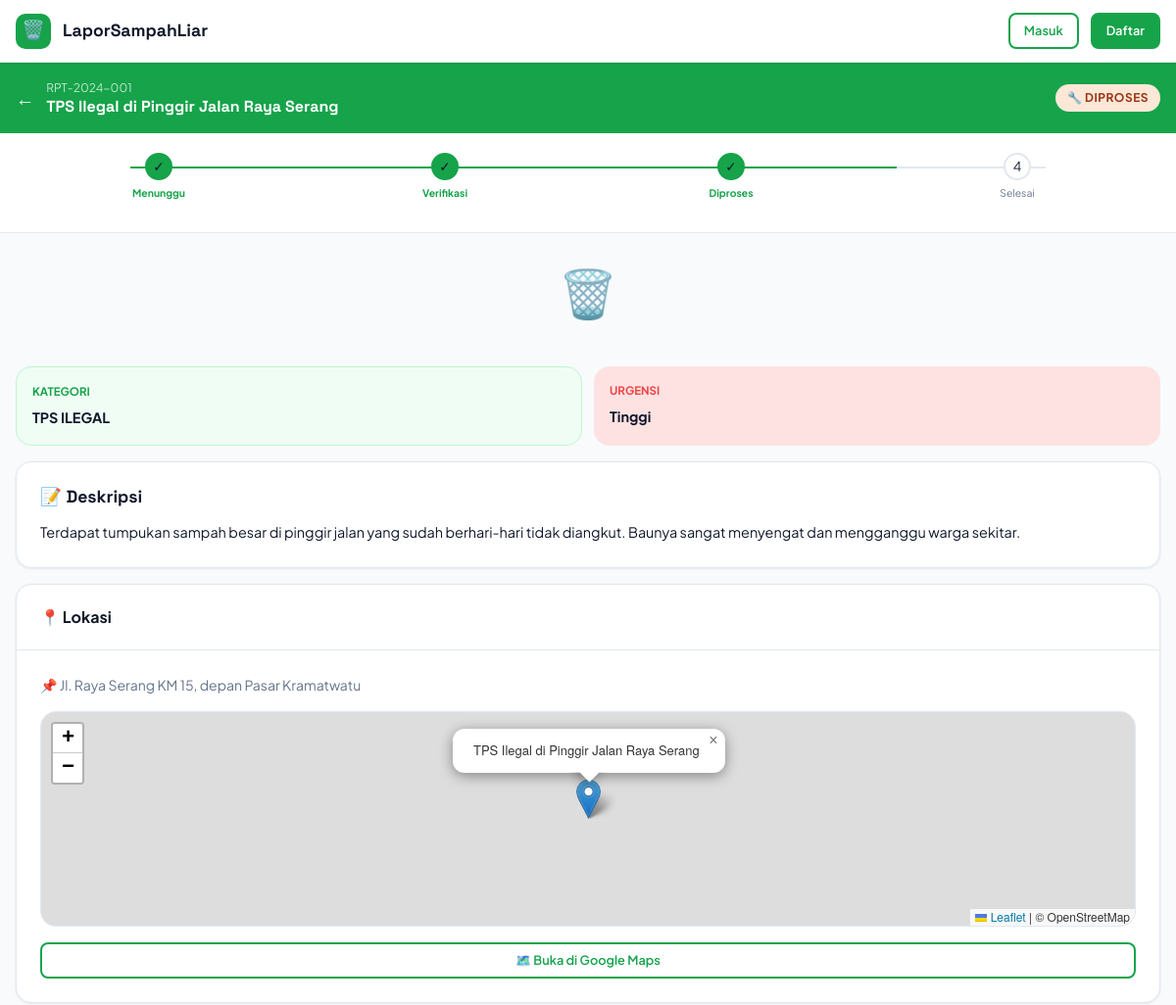
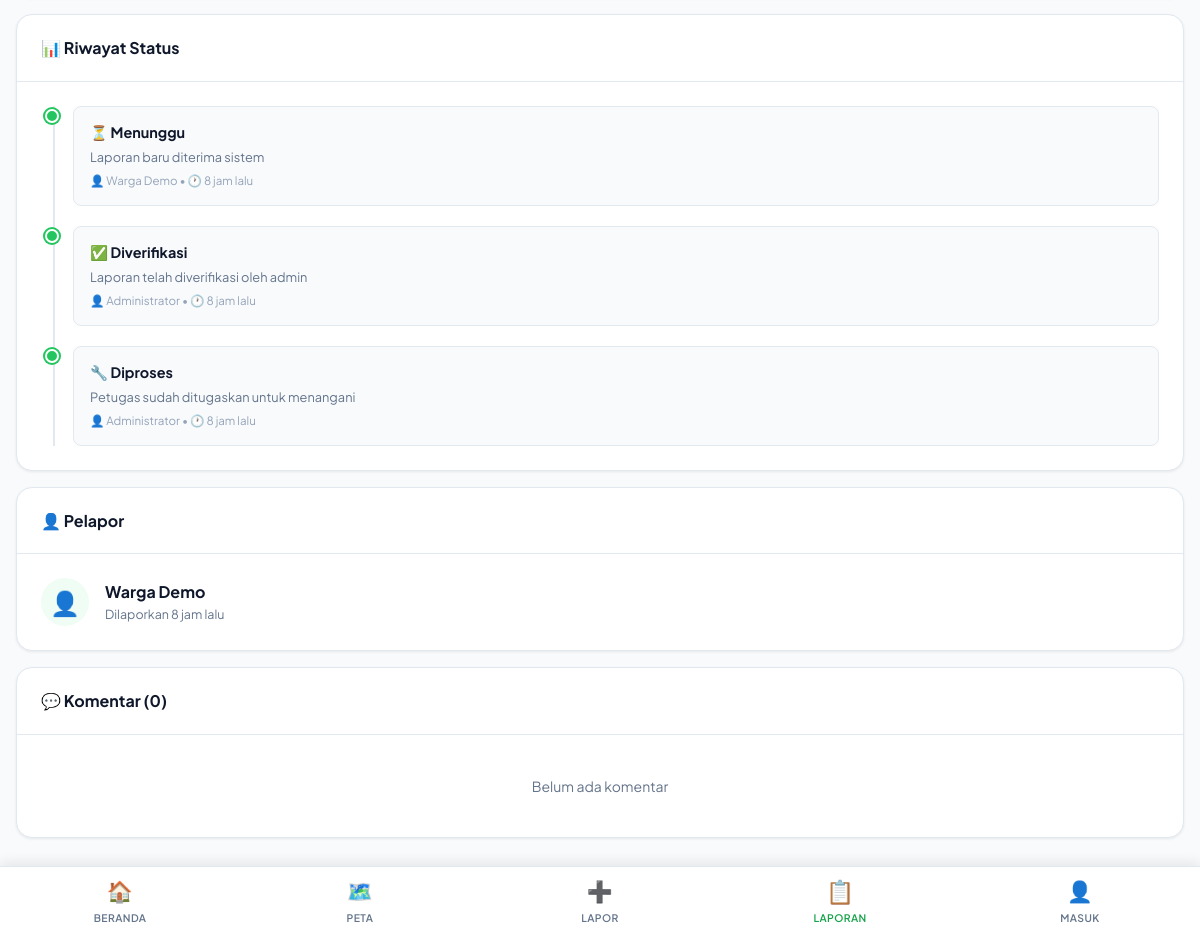
The page /pages/detail-laporan.php?id=1 on the database its author committed (2 pictures, top to bottom).
### tables this page shows
CREATE TABLE laporan (
    id INT AUTO_INCREMENT PRIMARY KEY,
    kode_laporan VARCHAR(20) UNIQUE NOT NULL,
    user_id INT NOT NULL,
    judul VARCHAR(200) NOT NULL,
    deskripsi TEXT NOT NULL,
    kategori ENUM('TPS_ILEGAL','SAMPAH_JALAN','SUNGAI','LAHAN_KOSONG','FASILITAS_UMUM','LAINNYA') NOT NULL,
    tingkat_urgensi ENUM('rendah','sedang','tinggi','darurat') DEFAULT 'sedang',
     
    alamat_lengkap TEXT NOT NULL,
    kelurahan VARCHAR(100),
    kecamatan VARCHAR(100),
    kota VARCHAR(100),
    provinsi VARCHAR(100),
    latitude DECIMAL(10,8) NOT NULL,
    longitude DECIMAL(11,8) NOT NULL,
     
    status ENUM('menunggu','diverifikasi','diproses','selesai','ditolak') DEFAULT 'menunggu',
     
    jumlah_like INT DEFAULT 0,
    jumlah_komentar INT DEFAULT 0,
    is_anonim TINYINT(1) DEFAULT 0,
    created_at TIMESTAMP DEFAULT CURRENT_TIMESTAMP,
    updated_at TIMESTAMP DEFAULT CURRENT_TIMESTAMP ON UPDATE CURRENT_TIMESTAMP,
    FOREIGN KEY (user_id) REFERENCES users(id) ON DELETE CASCADE
);

CREATE TABLE tracking_laporan (
    id INT AUTO_INCREMENT PRIMARY KEY,
    laporan_id INT NOT NULL,
    status_baru ENUM('menunggu','diverifikasi','diproses','selesai','ditolak') NOT NULL,
    status_lama ENUM('menunggu','diverifikasi','diproses','selesai','ditolak'),
    keterangan TEXT,
    foto_bukti VARCHAR(255),
    diubah_oleh INT,
    created_at TIMESTAMP DEFAULT CURRENT_TIMESTAMP,
    FOREIGN KEY (laporan_id) REFERENCES laporan(id) ON DELETE CASCADE,
    FOREIGN KEY (diubah_oleh) REFERENCES users(id) ON DELETE SET NULL
);

CREATE TABLE users (
    id INT AUTO_INCREMENT PRIMARY KEY,
    nama_lengkap VARCHAR(100) NOT NULL,
    email VARCHAR(100) UNIQUE NOT NULL,
    no_hp VARCHAR(20) NOT NULL,
    password VARCHAR(255) NOT NULL,
    nik VARCHAR(20) UNIQUE,
    alamat TEXT,
    foto_profil VARCHAR(255) DEFAULT 'default.png',
    role ENUM('warga','admin','petugas') DEFAULT 'warga',
    status ENUM('aktif','nonaktif','pending') DEFAULT 'aktif',
    token_reset VARCHAR(255) NULL,
    token_verifikasi VARCHAR(255) NULL,
    email_verified TINYINT(1) DEFAULT 0,
    created_at TIMESTAMP DEFAULT CURRENT_TIMESTAMP,
    updated_at TIMESTAMP DEFAULT CURRENT_TIMESTAMP ON UPDATE CURRENT_TIMESTAMP
);

### includes/config.php (called while the page is built, shortened)
<?php
function isLoggedIn(): bool {
    return isset($_SESSION['user_id']) && !empty($_SESSION['user_id']);
}
function getStatusBadge(string $status): array {
    $map = [
        'menunggu'    => ['label' => 'Menunggu',    'class' => 'badge-waiting',  'icon' => '⏳'],
        'diverifikasi'=> ['label' => 'Diverifikasi', 'class' => 'badge-verified', 'icon' => '✅'],
        'diproses'    => ['label' => 'Diproses',    'class' => 'badge-process',  'icon' => '🔧'],
        'selesai'     => ['label' => 'Selesai',     'class' => 'badge-done',     'icon' => '🎉'],
        'ditolak'     => ['label' => 'Ditolak',     'class' => 'badge-rejected', 'icon' => '❌'],
    ];
    return $map[$status] ?? ['label' => $status, 'class' => 'badge-default', 'icon' => '•'];
}
function getUrgensiColor(string $urgensi): string {
    return match($urgensi) {
        'rendah'  => '#22c55e',
        'sedang'  => '#f59e0b',
        'tinggi'  => '#ef4444',
        'darurat' => '#7c3aed',
        default   => '#6b7280'
    };
}
function timeAgo(string $datetime): string {
    $now  = new DateTime();
    $past = new DateTime($datetime);
    $diff = $now->diff($past);
    if ($diff->h > 0) return $diff->h . ' jam lalu';
    return 'Baru saja';
}

### pages/detail-laporan.php (the view, shortened to what this page needs)
<?php
require_once __DIR__ . '/../includes/config.php';
$id = (int)($_GET['id'] ?? 0);
$db = getDB();
$stmt = $db->prepare("
  SELECT l.*, u.nama_lengkap, u.foto_profil, u.no_hp
  FROM laporan l JOIN users u ON l.user_id=u.id WHERE l.id=?
");
$stmt->execute([$id]);
$l = $stmt->fetch();
$fotoStmt = $db->prepare("SELECT * FROM foto_laporan WHERE laporan_id=? ORDER BY is_thumbnail DESC");
$fotoStmt->execute([$id]);
$fotos = $fotoStmt->fetchAll();
$trackStmt = $db->prepare("
  SELECT t.*, u.nama_lengkap as petugas_nama
  FROM tracking_laporan t LEFT JOIN users u ON t.diubah_oleh=u.id
  WHERE t.laporan_id=? ORDER BY t.created_at ASC
");
$trackStmt->execute([$id]);
$tracking = $trackStmt->fetchAll();
$komStmt = $db->prepare("
  SELECT k.*, u.nama_lengkap, u.foto_profil, u.role
  FROM komentar k JOIN users u ON k.user_id=u.id
  WHERE k.laporan_id=? ORDER BY k.created_at ASC
");
$komStmt->execute([$id]);
$komentar = $komStmt->fetchAll();
$badge  = getStatusBadge($l['status']);
$title  = htmlspecialchars($l['judul']);
$activePage = 'riwayat';
include __DIR__ . '/../includes/header.php';
$statusOrder = ['menunggu'=>1,'diverifikasi'=>2,'diproses'=>3,'selesai'=>4,'ditolak'=>4];
$currentStep = $statusOrder[$l['status']] ?? 1;
?>
<div class="page-wrapper">
  <div style="background:var(--primary);padding:1rem;display:flex;align-items:center;gap:.75rem">
    <a href="javascript:history.back()" style="color:#fff;font-size:1.2rem">←</a>
    <div style="flex:1;min-width:0">
      <div style="color:rgba(255,255,255,.75);font-size:.75rem"><?= htmlspecialchars($l['kode_laporan']) ?></div>
      <h2 style="color:#fff;font-size:1rem;white-space:nowrap;overflow:hidden;text-overflow:ellipsis"><?= $title ?></h2>
    </div>
    <span class="badge <?= $badge['class'] ?>"><?= $badge['icon'] ?> <?= $badge['label'] ?></span>
  </div>
  <div style="background:#fff;padding:1.25rem 1rem;border-bottom:1px solid var(--border)">
    <div style="display:flex;justify-content:space-between;position:relative;margin-bottom:.75rem">
      <div style="position:absolute;top:14px;left:10%;height:2px;background:var(--primary);z-index:0;transition:width .5s;width:<?= [1=>0,2=>33,3=>67,4=>100][$currentStep] ?? 0 ?>%"></div>
      <?php foreach([['⏳','Menunggu',1],['✅','Verifikasi',2],['🔧','Diproses',3],['🎉','Selesai',4]] as [$ic,$lbl,$step]): ?>
      <div style="text-align:center;z-index:1;flex:1">
        <div style="width:28px;height:28px;border-radius:50%;margin:0 auto;display:flex;align-items:center;justify-content:center;font-size:.85rem;border:2px solid <?= $currentStep>=$step?'var(--primary)':'var(--border)' ?>;background:<?= $currentStep>=$step?'var(--primary)':'#fff' ?>">
          <?= $currentStep>=$step?'✓':$step ?>
        </div>
        <div style="font-size:.65rem;color:<?= $currentStep>=$step?'var(--primary)':'var(--text-muted)' ?>;margin-top:.3rem;font-weight:<?= $currentStep>=$step?'700':'400' ?>"><?=$lbl?></div>
      </div>
      <?php endforeach; ?>
    </div>
  </div>
  <?php if (!empty($fotos)): ?>
  <div style="overflow-x:auto;display:flex;gap:.5rem;padding:1rem;scroll-snap-type:x mandatory">
    <?php foreach($fotos as $foto): ?>
    <img src="<?= UPLOAD_URL . 'laporan/' . basename($foto['path_file']) ?>"
         style="height:200px;width:auto;border-radius:var(--radius-lg);flex-shrink:0;object-fit:cover;scroll-snap-align:start;cursor:pointer"
         onclick="window.open(this.src,'_blank')" alt="Foto laporan">
    <?php endforeach; ?>
  </div>
  <?php else: ?>
  <div style="height:120px;background:var(--bg);display:flex;align-items:center;justify-content:center;font-size:3rem">🗑️</div>
  <?php endif; ?>
  <div style="padding:0 1rem">
    <div style="display:grid;grid-template-columns:1fr 1fr;gap:.75rem;margin:1rem 0">
      <div style="background:var(--primary-xlight);border-radius:var(--radius-lg);padding:1rem;border:1px solid var(--primary-light)">
        <div style="font-size:.72rem;font-weight:700;text-transform:uppercase;color:var(--primary);margin-bottom:.3rem">Kategori</div>
        <div style="font-weight:700;font-size:.9rem"><?= str_replace('_',' ',$l['kategori']) ?></div>
      </div>
      <div style="background:<?= $l['tingkat_urgensi']==='darurat'?'#ede9fe':($l['tingkat_urgensi']==='tinggi'?'#fee2e2':'#fef3c7') ?>;border-radius:var(--radius-lg);padding:1rem">
        <div style="font-size:.72rem;font-weight:700;text-transform:uppercase;color:<?= getUrgensiColor($l['tingkat_urgensi']) ?>;margin-bottom:.3rem">Urgensi</div>
        <div style="font-weight:700;font-size:.9rem"><?= ucfirst($l['tingkat_urgensi']) ?></div>
      </div>
    </div>
    <div class="card mb-2">
      <div class="card-body">
        <h4 style="margin-bottom:.75rem">📝 Deskripsi</h4>
        <p style="font-size:.9rem;line-height:1.7;color:var(--text)"><?= nl2br(htmlspecialchars($l['deskripsi'])) ?></p>
      </div>
    </div>
    <div class="card mb-2">
      <div class="card-header"><span style="font-weight:700">📍 Lokasi</span></div>
      <div class="card-body">
        <p style="font-size:.875rem;color:var(--text-muted);margin-bottom:1rem">
          📌 <?= htmlspecialchars($l['alamat_lengkap']) ?>
        </p>
        <div id="mapDetail" style="height:220px;border-radius:var(--radius-lg);border:1px solid var(--border)"></div>
        <a href="https://www.google.com/maps?q=<?= $l['latitude'] ?>,<?= $l['longitude'] ?>" target="_blank"
           class="btn btn-outline btn-sm mt-2 btn-block">🗺️ Buka di Google Maps</a>
      </div>
    </div>
    <div class="card mb-2">
      <div class="card-header"><span style="font-weight:700">📊 Riwayat Status</span></div>
      <div class="card-body">
        <div class="timeline">
          <?php foreach($tracking as $t):
            $b = getStatusBadge($t['status_baru']);
          ?>
          <div class="timeline-item">
            <div class="timeline-dot done"></div>
            <div class="timeline-content">
              <div class="timeline-title"><?= $b['icon'] ?> <?= $b['label'] ?></div>
              <?php if ($t['keterangan']): ?>
              <div class="timeline-desc"><?= htmlspecialchars($t['keterangan']) ?></div>
              <?php endif; ?>
              <div class="timeline-time">
                👤 <?= htmlspecialchars($t['petugas_nama'] ?? 'Sistem') ?> &bull;
                🕐 <?= timeAgo($t['created_at']) ?>
              </div>
            </div>
          </div>
          <?php endforeach; ?>
        </div>
      </div>
    </div>
    <?php if (!$l['is_anonim'] || isAdmin()): ?>
    <div class="card mb-2">
      <div class="card-header"><span style="font-weight:700">👤 Pelapor</span></div>
      <div class="card-body" style="display:flex;align-items:center;gap:1rem">
        <div style="width:48px;height:48px;border-radius:50%;background:var(--primary-xlight);display:flex;align-items:center;justify-content:center;font-size:1.5rem;flex-shrink:0">
          <?= $l['is_anonim'] ? '🎭' : '👤' ?>
        </div>
        <div>
          <div style="font-weight:700"><?= $l['is_anonim'] ? 'Anonim' : htmlspecialchars($l['nama_lengkap']) ?></div>
          <div style="font-size:.78rem;color:var(--text-muted)">
            Dilaporkan <?= timeAgo($l['created_at']) ?>
          </div>
        </div>
      </div>
    </div>
    <?php endif; ?>
    <div class="card mb-2">
      <div class="card-header">
        <span style="font-weight:700">💬 Komentar (<?= count($komentar) ?>)</span>
      </div>
      <div class="card-body">
        <?php if (empty($komentar)): ?>
        <p class="text-muted text-center text-small" style="padding:1rem 0">Belum ada komentar</p>
        <?php else: foreach($komentar as $k): ?>
        <div style="display:flex;gap:.75rem;margin-bottom:1rem">
          <div style="width:36px;height:36px;border-radius:50%;background:<?= $k['role']==='admin'?'var(--primary)':'var(--bg)' ?>;border:1px solid var(--border);display:flex;align-items:center;justify-content:center;flex-shrink:0;font-size:.9rem">
            <?= $k['role']==='admin'?'👮':'👤' ?>
          </div>
          <div style="flex:1">
            <div style="display:flex;align-items:center;gap:.5rem">
              <span style="font-weight:700;font-size:.875rem"><?= htmlspecialchars($k['nama_lengkap']) ?></span>
              <?php if ($k['role']==='admin' || $k['role']==='petugas'): ?>
              <span class="badge badge-verified" style="font-size:.6rem">Petugas</span>
              <?php endif; ?>
            </div>
            <p style="font-size:.875rem;color:var(--text);margin-top:.25rem"><?= nl2br(htmlspecialchars($k['isi_komentar'])) ?></p>
            <div style="font-size:.72rem;color:var(--text-light);margin-top:.2rem"><?= timeAgo($k['created_at']) ?></div>
          </div>
        </div>
        <?php endforeach; endif; ?>
      </div>
    </div>
  </div>
</div>
<?php include __DIR__ . '/../includes/footer.php'; ?>

### includes/header.php (shortened to what this page needs)
<?php
require_once __DIR__ . '/config.php';
$appName = APP_NAME;
$isLogged  = isLoggedIn();
$notifCount = 0;
?>
<!DOCTYPE html>
<html lang="id">
<head>
  <link rel="stylesheet" href="<?= APP_URL ?>/assets/css/style.css">
  <link rel="stylesheet" href="https://unpkg.com/leaflet@1.9.4/dist/leaflet.css">
</head>
<body>
<nav class="navbar">
  <a href="<?= APP_URL ?>/index.php" class="navbar-brand">
    <div class="brand-icon">🗑️</div>
    <span><?= $appName ?></span>
  </a>
  <div class="navbar-right">
    <?php if ($isLogged): ?>
      <a href="<?= APP_URL ?>/pages/notifikasi.php" class="btn btn-ghost btn-sm btn-icon" style="position:relative">
        🔔
        <?php if ($notifCount > 0): ?>
          <span style="position:absolute;top:-4px;right:-4px;background:var(--danger);color:#fff;font-size:.6rem;width:16px;height:16px;border-radius:50%;display:flex;align-items:center;justify-content:center;font-weight:700"><?= $notifCount ?></span>
        <?php endif; ?>
      </a>
      <?php if (isAdmin() || isPetugas()): ?>
        <a href="<?= APP_URL ?>/admin/dashboard.php" class="btn btn-primary btn-sm">Dashboard</a>
      <?php endif; ?>
    <?php else: ?>
      <a href="<?= APP_URL ?>/pages/login.php" class="btn btn-outline btn-sm">Masuk</a>
      <a href="<?= APP_URL ?>/pages/register.php" class="btn btn-primary btn-sm">Daftar</a>
    <?php endif; ?>
  </div>
</nav>

### includes/footer.php (shortened to what this page needs)
<?php
$active = $activePage ?? 'home';
$isLog  = isLoggedIn();
?>
<nav class="bottom-nav">
  <a href="<?= APP_URL ?>/index.php" class="<?= $active==='home'?'active':'' ?>">
    <span class="nav-icon">🏠</span>Beranda
  </a>
  <a href="<?= APP_URL ?>/pages/peta.php" class="<?= $active==='peta'?'active':'' ?>">
    <span class="nav-icon">🗺️</span>Peta
  </a>
  <?php if ($isLog): ?>
  <a href="<?= APP_URL ?>/pages/buat-laporan.php" class="<?= $active==='buat'?'active':'' ?>"
     style="<?= $active==='buat'?'':'color:var(--primary)' ?>">
    <span class="nav-icon" style="font-size:1.6rem;<?= $active==='buat'?'':'filter:drop-shadow(0 2px 6px rgba(22,163,74,.5))' ?>">➕</span>Lapor
  </a>
  <a href="<?= APP_URL ?>/pages/riwayat.php" class="<?= $active==='riwayat'?'active':'' ?>">
    <span class="nav-icon">📋</span>Riwayat
  </a>
  <a href="<?= APP_URL ?>/pages/profil.php" class="<?= $active==='profil'?'active':'' ?>">
    <span class="nav-icon">👤</span>Profil
  </a>
  <?php else: ?>
  <a href="<?= APP_URL ?>/pages/login.php" class="">
    <span class="nav-icon">➕</span>Lapor
  </a>
  <a href="<?= APP_URL ?>/pages/semua-laporan.php" class="<?= $active==='riwayat'?'active':'' ?>">
    <span class="nav-icon">📋</span>Laporan
  </a>
  <a href="<?= APP_URL ?>/pages/login.php" class="<?= $active==='profil'?'active':'' ?>">
    <span class="nav-icon">👤</span>Masuk
  </a>
  <?php endif; ?>
</nav>
</body>
</html>

### rows shown on the page
laporan: kode_laporan "RPT-2024-001", judul "TPS Ilegal di Pinggir Jalan Raya Serang", status "🔧", status "DIPROSES", kategori "TPS ILEGAL", tingkat_urgensi "Tinggi", deskripsi "Terdapat tumpukan sampah besar di pinggir jalan yang sudah berhari-hari tidak diangkut. Baunya sangat menyengat dan mengganggu warga sekitar.", alamat_lengkap "Jl. Raya Serang KM 15, depan Pasar Kramatwatu", user.nama_lengkap "Warga Demo", created_at "8 jam lalu"
tracking_laporan: status_baru "⏳", status_baru "Menunggu", keterangan "Laporan baru diterima sistem", diubah_oleh.nama_lengkap "Warga Demo", created_at "8 jam lalu"
tracking_laporan: status_baru "✅", status_baru "Diverifikasi", keterangan "Laporan telah diverifikasi oleh admin", diubah_oleh.nama_lengkap "Administrator", created_at "8 jam lalu"
tracking_laporan: status_baru "🔧", status_baru "Diproses", keterangan "Petugas sudah ditugaskan untuk menangani", diubah_oleh.nama_lengkap "Administrator", created_at "8 jam lalu"

### other values the page prints
$appName "LaporSampahLiar"
$lbl "Menunggu"
$lbl "Verifikasi"
$lbl "Diproses"
$step "4"
$lbl "Selesai"
count($komentar) "0"
